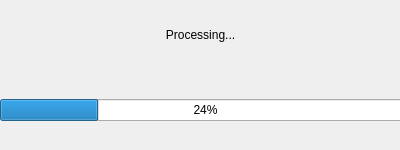
<?xml version="1.0" encoding="UTF-8"?>
<ui version="4.0">
 <class>ProgressBarDialog</class>
 <widget class="QDialog" name="ProgressBarDialog">
  <property name="geometry">
   <rect>
    <x>0</x>
    <y>0</y>
    <width>400</width>
    <height>150</height>
   </rect>
  </property>
  <property name="windowTitle">
   <string>Dialog</string>
  </property>
  <widget class="QWidget" name="verticalLayoutWidget">
   <property name="geometry">
    <rect>
     <x>0</x>
     <y>0</y>
     <width>401</width>
     <height>71</height>
    </rect>
   </property>
   <layout class="QVBoxLayout" name="verticalLayout">
    <item>
     <widget class="QLabel" name="statusLabel">
      <property name="text">
       <string>&lt;html&gt;&lt;head/&gt;&lt;body&gt;&lt;p align=&quot;center&quot;&gt;Processing...&lt;/p&gt;&lt;/body&gt;&lt;/html&gt;</string>
      </property>
     </widget>
    </item>
   </layout>
  </widget>
  <widget class="QWidget" name="verticalLayoutWidget_2">
   <property name="geometry">
    <rect>
     <x>0</x>
     <y>70</y>
     <width>411</width>
     <height>80</height>
    </rect>
   </property>
   <layout class="QVBoxLayout" name="verticalLayout_2">
    <item>
     <widget class="QProgressBar" name="progressBar">
      <property name="value">
       <number>24</number>
      </property>
     </widget>
    </item>
   </layout>
  </widget>
 </widget>
 <resources/>
 <connections/>
</ui>
